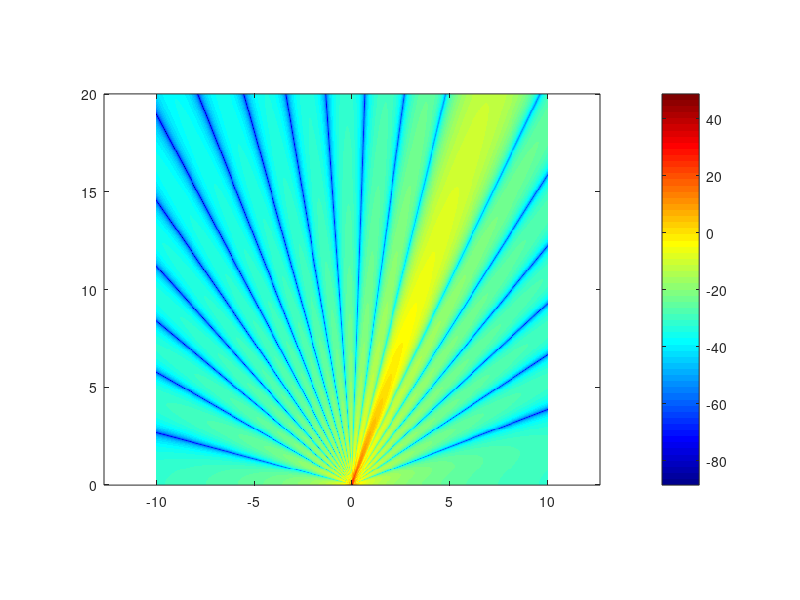

Source code (MATLAB): (Note: this script raises an error after producing the figure.)
clc; clear; close all;

% ---------- Parameters ----------
lambda = 0.012;          % Wavelength (m)
d = lambda/2;            % Spacing between adjacent antennas
N = 20;                  % Number of antennas
Pt = 1;                  % Transmit power of each antenna (W)

delta_deg = 60;                  % Phase difference between adjacent array elements (degrees)
delta_rad = deg2rad(delta_deg);  % Convert to radians

% Antenna coordinates: symmetric about the y-axis, with no element at the origin when the number is even
idx = (-(N-1)/2 : (N-1)/2);  % -9.5:9.5
ant_x = idx * d;             % x positions (increasing from left to right)
ant_y = zeros(size(ant_x));  % All y=0

% Calculate grid
x_range = -10:0.05:10;       % x-axis
y_range =   0:0.05:20;       % y-axis
[X, Y] = meshgrid(x_range, y_range);

% ---------- Initialize complex vector sum ----------
Re = zeros(size(X));
Im = zeros(size(X));

% ---------- Superpose N antennas (including phase progression) ----------
% Convention: the leftmost one is antenna 1, extra phase = (k-1)*Δ
for k = 1:N
    r = sqrt( (X - ant_x(k)).^2 + (Y - ant_y(k)).^2 );
    r(r==0) = eps;                              % Avoid division by zero
    Pden_k = Pt ./ (4*pi*r.^2);                 % Power density of a single antenna
    V_k = sqrt(Pden_k);                         % V = sqrt(Pden)
    p_geom = 2*pi*r/lambda;                     % Geometric phase
    p_extra = (k-1) * delta_rad;                % Phase difference between adjacent array elements
    p_k = p_geom + p_extra;                     % Total phase

    Re = Re + V_k .* cos(p_k);
    Im = Im + V_k .* sin(p_k);
end

% ---------- Combine and convert to dB ----------
Vabs = sqrt(Re.^2 + Im.^2);
Pden_total = Vabs.^2;            % Linear
PdB = 10*log10(Pden_total);      % dB(W/m^2)

% ---------- 2D colour map ----------
figure;
imagesc(x_range, y_range, PdB);
axis xy; axis equal; box on;
colormap(jet);
colorbar;
clim([-100 30]);  % Display range for easier comparison
title(sprintf('Phased Array Interference Pattern (Phase difference 60 degree) ', N, delta_deg));
xlabel('x (m)'); ylabel('y (m)');

% Mark antenna positions
hold on;
plot(ant_x, ant_y, 'wo', 'MarkerFaceColor','w', 'MarkerSize',6);
